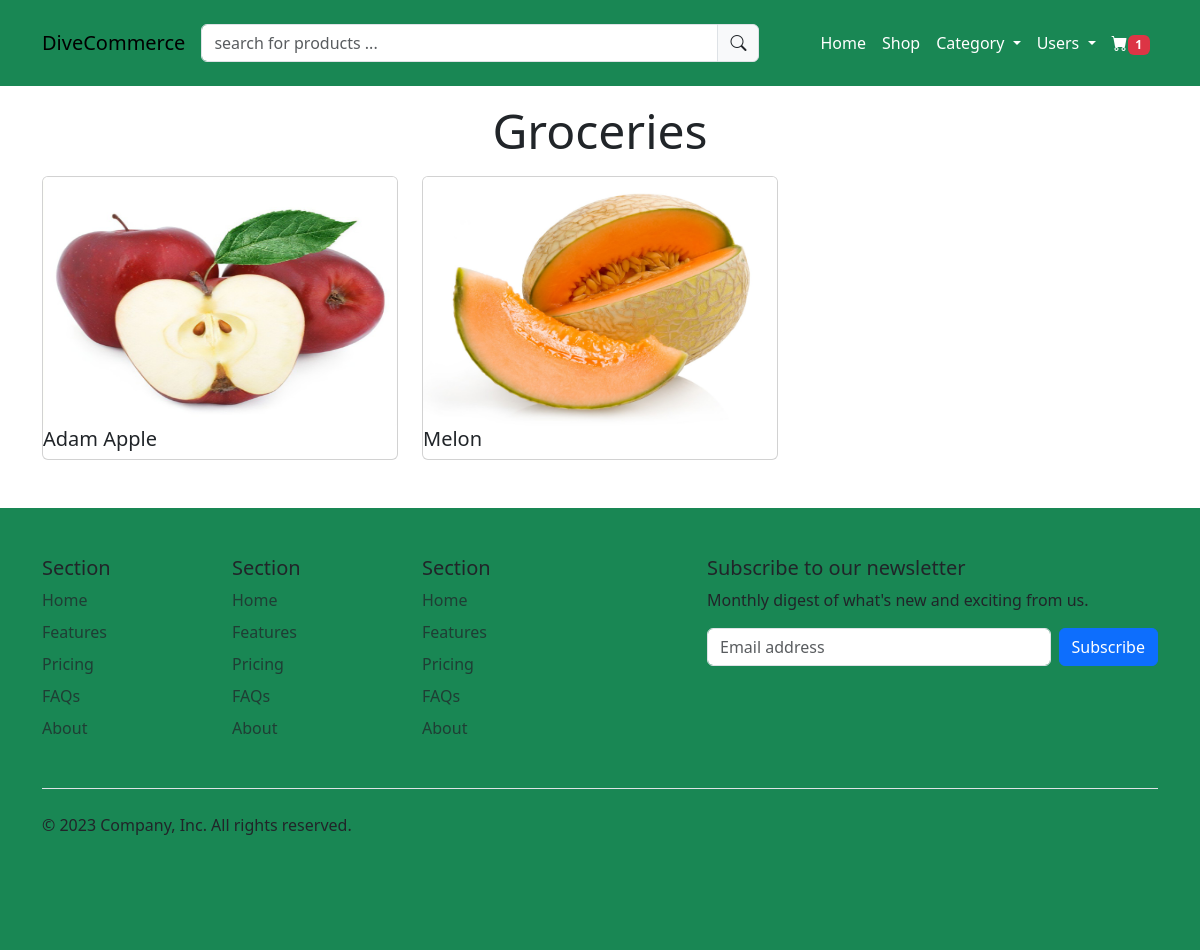
Screenshot of /category/3/ with the database file from the repository.
### stores/models.py (models this page shows, shortened)
class Category(models.Model):
    title = models.CharField(max_length=225)
    image = models.ImageField(upload_to='category', null=True)
    created_at = models.DateField(auto_now_add=True)

class Product(models.Model):
    title = models.CharField(max_length=255)
    description = models.TextField()
    price = models.DecimalField(max_digits=9, decimal_places=2)
    inventory = models.PositiveIntegerField()
    image = models.ImageField(upload_to='product', null=True)
    category = models.ForeignKey(Category, on_delete=models.CASCADE)
    created_at = models.DateField(auto_now_add=True)

### stores/views.py (the view)
# urls.py: path('category/<str:id>/',views.category, name='category'),
def category(request,id):
    product = Product.objects.all().filter(category_id = id)
    category = Category.objects.get(id=id)
    context={
        'category':product,
        'cat':category
    }
    return render(request, 'stores/category.html', context)

### stores/context_processors.py (called while the page is built)
def categorys(request):
    cats = Category.objects.filter()
    return{
        'catloops':cats
    }

def allcart(request):
    if request.session.get('cart_id',None):
        cart = CartItem.objects.filter()
        total = cart.count()
    elif request.user:
        cart = CartItem.objects.filter()
        total = cart.count()
    return {
        'carts':total
    }

### templates/stores/category.html (shortened to what this page needs)
{% extends "base.html" %}
{% block content %}
<section id="category" class="my-3">
    <h5 class="display-5 text-center my-3">{{cat.title}}</h5>
    <div class="container">
        <div class="row">
            {% if category %}
              {% for item in category %}
              <div class="col-md-4">
                <div class="card">
                    <img src="{{item.image.url}}" height="250" alt="{{item.title}}" class="card-img">
                    <h5>{{item.title}}</h5>
                </div>
            </div>
              {% endfor %}
            {% else %}
              <p class="lead bg-danger text-white">No products added yet</p>
            {% endif %}
        </div>
    </div>
</section>
{% endblock content %}

### rows the page displays
Category: title "Groceries"
Product: image (picture), title "Adam Apple"
Product: image (picture), title "Melon"

### other values shown
{{ carts }} "1"
